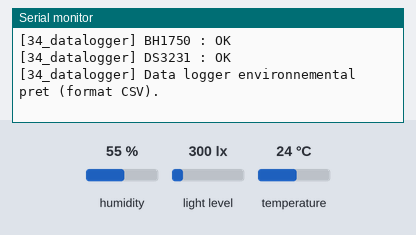
Simulated run of this sketch. Board: ESP32. On the bench: the last lines printed to the serial monitor. The test bench sets the inputs (shaded band); at power-on: humidity 55 %, light level 300 lx, temperature 24 °C. The local clock reads 2024-03-15 10:24:30 at power-on unless the sketch sets it.

Above: at 1.4 s.
1.5 s: humidity set to 22 %
At 3.5 s:
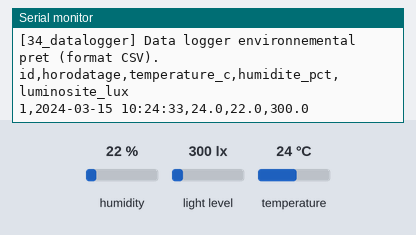
6.0 s: light level set to 40 lx
At 7.0 s:
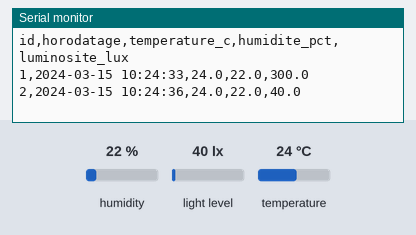
10.5 s: temperature set to 12 °C
At 12.8 s:
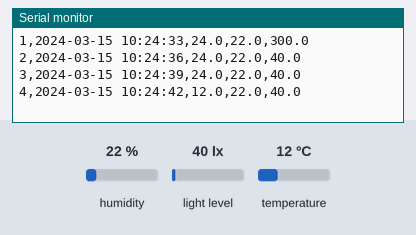
15.0 s: light level set to 500 lx
At 16.3 s:
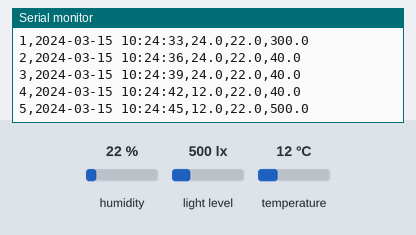
19.5 s: humidity set to 40 %
At 22.0 s:
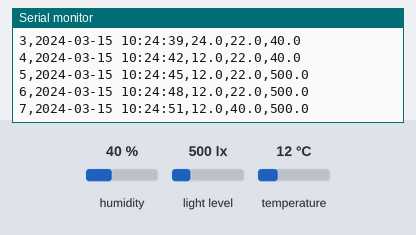
Timing chart, 0 to 23.5 s (numbered marks = the images above; inputs shaded):
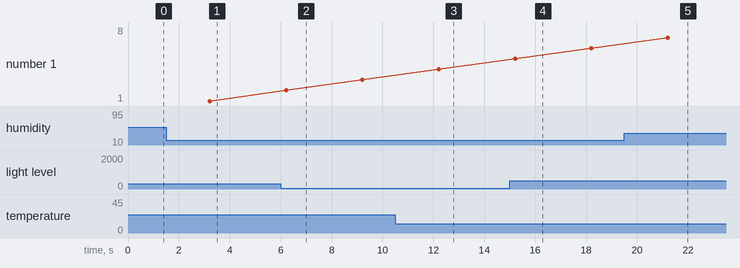

Measured:
- after the input at 1.5 s, the serial monitor: prints a new line after 1.7 s (image 1)
- after the input at 6.0 s, the serial monitor: prints a new line after 0.21 s (image 2)
- after the input at 10.5 s, the serial monitor: prints a new line after 1.7 s (image 3)
- after the input at 15.0 s, the serial monitor: prints a new line after 0.21 s (image 4)
- after the input at 19.5 s, the serial monitor: prints a new line after 1.7 s (image 5)

The sketch:

classic_datalogger_csv.ino
```cpp
/*
 * Projet 34 - Data logger environnemental
 * Combine : DHT22 (temp/humidite, OneWire-like) + BH1750 (luminosite, I2C) + DS3231 (RTC, I2C)
 * Cible : ESP32
 *
 * Bus I2C partage (SDA=21, SCL=22) - adresses utilisees :
 *   BH1750 : 0x23
 *   DS3231 : 0x68
 * Aucun conflit d'adresse. Le DHT22 est sur un GPIO dedie hors bus I2C (GPIO4).
 *
 * Architecture non bloquante : echantillonnage periodique horodate, log
 * formate en CSV sur le port serie (pret a etre redirige vers une carte SD
 * ou un service cloud dans une evolution future du projet).
 */

#include <Arduino.h>
#include <Wire.h>
#include <DHT.h>
#include <BH1750.h>
#include <RTClib.h>

// ---------- DHT22 ----------
#define DHT_PIN 4
#define DHT_TYPE DHT22
DHT dht(DHT_PIN, DHT_TYPE);

// ---------- BH1750 ----------
BH1750 lightMeter(0x23);

// ---------- DS3231 ----------
RTC_DS3231 rtc;

bool dhtOk = true;   // le DHT n'a pas de "begin()" avec retour d'erreur ; on suppose OK, verifie a la 1ere lecture
bool bhOk = false;
bool rtcOk = false;

const unsigned long SAMPLE_INTERVAL_MS = 3000; // respecte la contrainte du DHT22 (>=2s)
unsigned long lastSampleTime = 0;
uint32_t sampleId = 0;
bool csvHeaderPrinted = false;

void printCsvHeaderIfNeeded() {
  if (!csvHeaderPrinted) {
    Serial.println("id,horodatage,temperature_c,humidite_pct,luminosite_lux");
    csvHeaderPrinted = true;
  }
}

void logSample() {
  printCsvHeaderIfNeeded();
  sampleId++;

  String horodatage = "N/A";
  if (rtcOk) {
    DateTime dt = rtc.now();
    char buf[32];
    snprintf(buf, sizeof(buf), "%04d-%02d-%02d %02d:%02d:%02d",
             dt.year(), dt.month(), dt.day(), dt.hour(), dt.minute(), dt.second());
    horodatage = String(buf);
  }

  float tempC = dht.readTemperature();
  float humidity = dht.readHumidity();
  bool dhtValid = !(isnan(tempC) || isnan(humidity));

  float lux = bhOk ? lightMeter.readLightLevel() : -1.0;

  Serial.printf("%lu,%s,%s,%s,%s\n",
                sampleId,
                horodatage.c_str(),
                dhtValid ? String(tempC, 1).c_str() : "ERR",
                dhtValid ? String(humidity, 1).c_str() : "ERR",
                (bhOk && lux >= 0) ? String(lux, 1).c_str() : "ERR");
}

void setup() {
  Serial.begin(115200);
  delay(200);
  Wire.begin(21, 22);

  dht.begin();

  bhOk = lightMeter.begin(BH1750::CONTINUOUS_HIGH_RES_MODE);
  Serial.printf("[34_datalogger] BH1750 : %s\n", bhOk ? "OK" : "ECHEC");

  rtcOk = rtc.begin(&Wire);
  Serial.printf("[34_datalogger] DS3231 : %s\n", rtcOk ? "OK" : "ECHEC");
  if (rtcOk && rtc.lostPower()) {
    Serial.println("[34_datalogger] RTC sans heure valide -> reglage sur date de compilation.");
    rtc.adjust(DateTime(F(__DATE__), F(__TIME__)));
  }

  Serial.println("[34_datalogger] Data logger environnemental pret (format CSV).");
  lastSampleTime = millis();
}

void loop() {
  unsigned long now = millis();
  if (now - lastSampleTime >= SAMPLE_INTERVAL_MS) {
    lastSampleTime = now;
    logSample();
  }
}
```
